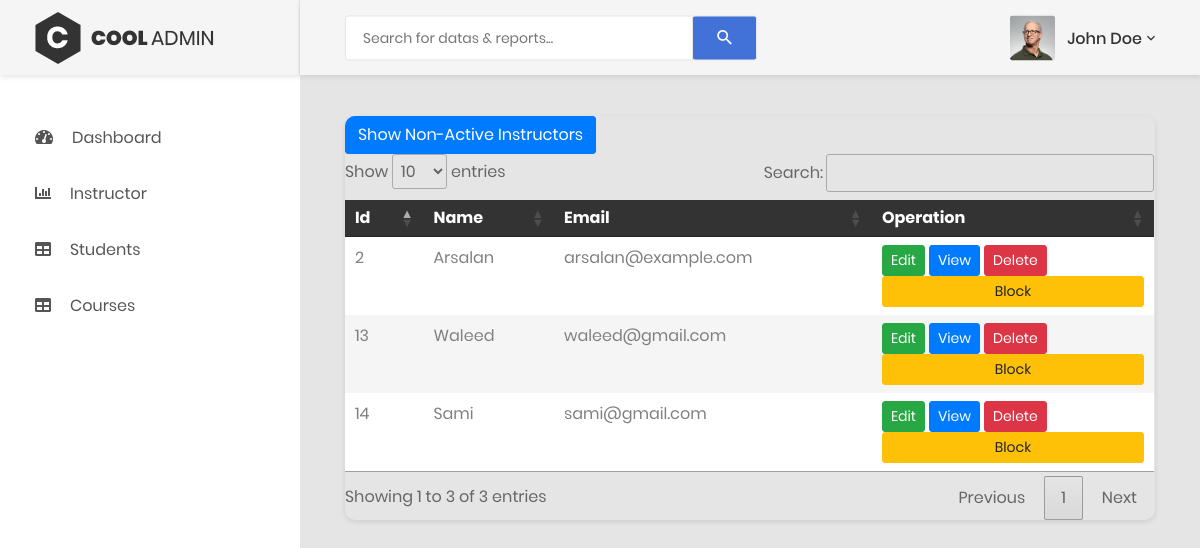
Page /instructors (signed in) on the committed database.
### tables this page shows
CREATE TABLE `instructors` (
  `id` int(11) NOT NULL,
  `user_id` int(11) DEFAULT NULL,
  `created_at` timestamp NOT NULL DEFAULT current_timestamp(),
  `updated_at` timestamp NOT NULL DEFAULT current_timestamp() ON UPDATE current_timestamp(),
  `deleted_at` timestamp NULL DEFAULT NULL
);

CREATE TABLE `users` (
  `id` int(11) NOT NULL,
  `name` varchar(255) DEFAULT NULL,
  `email` varchar(255) DEFAULT NULL,
  `password` varchar(255) DEFAULT NULL,
  `role_id` int(11) DEFAULT NULL,
  `created_at` timestamp NOT NULL DEFAULT current_timestamp(),
  `updated_at` timestamp NOT NULL DEFAULT current_timestamp() ON UPDATE current_timestamp(),
  `deleted_at` timestamp NULL DEFAULT NULL
);

### Core/functions.php (called while the page is built, shortened)
<?php
function base_path($path)
{
    return BASE_PATH . $path;
}
function view($path, $attributes = [])
{
    extract($attributes);
    require base_path('views/' . $path);
}

### Http/Controllers/Admin/InstructorController.php (called while the page is built, shortened)
<?php
class InstructorController
{
    public function index()
    {
        $instructorModel = new Instructor();
        $instructors = $instructorModel->getAllInstructors();
        view('admin/instructor/index.view.php', [
            'instructors' => $instructors
        ]);
    }
}

### public/index.php (called while the page is built, shortened)
<?php
require BASE_PATH.'Core/functions.php';
spl_autoload_register(function($class)
{
    $class = str_replace('\\', DIRECTORY_SEPARATOR, $class);
});
require base_path('bootstrap.php');
$router = new \Core\Router();
$uri = parse_url($_SERVER['REQUEST_URI'])['path'];
$method = $_POST['_method'] ?? $_SERVER['REQUEST_METHOD'];
$router->route($uri, $method);

### Core/App.php (called while the page is built, shortened)
<?php
class App
{
    protected static $container;
    public static function setContainer($contaier)
    {
        static::$container = $contaier;
    }
    public static function container()
    {
        return static::$container;
    }
    public static function resolve($key) {
        return static::container()->resolve($key);
    }
}

### Core/Container.php (called while the page is built, shortened)
<?php
class Container
{
    protected $bindings = [];
    public function bind($key, $resolver)
    {
        $this->bindings[$key] = $resolver;
    }
    public function resolve($key)
    {
        $resolver = $this->bindings[$key];
        return call_user_func($resolver);
    }
}

### config.php (called while the page is built)
<?php
return [
    'database' => [
        'host' => 'localhost',
        'port' => '3306',
        'dbname' => 'learning-management-system',
        'charset' => 'utf8mb4',
    ]
];

### bootstrap.php (called while the page is built, shortened)
<?php
$container = new Container();
$container->bind('Core\Database', function () {
    $config = require base_path('config.php');
    return new Database($config['database']);
});

### Core/Database.php (called while the page is built, shortened)
<?php
class Database
{
    public function __construct($config, $username = 'root', $password = '')
    {
        $dsn = 'mysql:' . http_build_query($config, '', ';');
        $this->connection = new PDO($dsn, $username, $password, [PDO::ATTR_DEFAULT_FETCH_MODE => PDO::FETCH_ASSOC]);
    }
}

### Http/Models/Instructor.php (called while the page is built, shortened)
<?php
class Instructor
{
    protected $db;
    public function __construct()
    {
        $this->db = App::resolve(Database::class);
    }
    public function getAllInstructors($active = true)
    {
        $activeCondition = $active ? 'IS NULL' : 'IS NOT NULL';
        $sql = 'SELECT i.*, u.name, u.email FROM instructors AS i
            JOIN users AS u ON i.user_id = u.id
            WHERE u.role_id = 2 AND i.deleted_at ' . $activeCondition;
        $statement = $this->db->connection->prepare($sql);
        $statement->execute();
        return $statement->fetchAll(\PDO::FETCH_ASSOC);
    }
}

### views/admin/instructor/index.view.php (the view, shortened to what this page needs)
<?php require base_path('views/partials/head.php') ?>
<div class="page-container">
    <?php require base_path('views/partials/header.php') ?>
    <?php require base_path('views/partials/sidebar.php') ?>
    <div class="main-content">
        <div class="section__content section__content--p30">
            <div class="container-fluid">
                <div class="row">
                    <div class="col-lg-12">
                        <div class="table-responsive table--no-card m-b-30">
                            <button id="toggleNonActiveButton" class="btn btn-primary">Show Non-Active Instructors</button>
                            <table id="instructorsTable" class="table table-borderless table-striped table-earning">
                                <thead>
                                    <tr>
                                        <th>Id</th>
                                        <th>Name</th>
                                        <th>Email</th>
                                        <th>Operation</th>
                                    </tr>
                                </thead>
                                <tbody id="instructorsTableBody">
                                    <?php foreach ($instructors as $instructor) : ?>
                                        <tr class="<?= ($instructor['deleted_at'] === null) ? 'active-instructor' : 'non-active-instructor'; ?>">
                                            <td><?= $instructor['user_id'] ?></td>
                                            <td><?= $instructor['name'] ?></td>
                                            <td><?= $instructor['email'] ?></td>
                                            <td>
                                                <a class="btn btn-success btn-sm" href="/admin/instructor/edit/<?= $instructor['id']; ?>">Edit</a>
                                                <a class="btn btn-primary btn-sm" href="/admin/instructor/show/<?= $instructor['id']; ?>">View</a>
                                                <a class="btn btn-danger btn-sm btn-delete" href="/admin/instructor/destroy/<?= $instructor['id']; ?>" onclick="return confirm('Are you sure you want to permanently delete this instructor?');">Delete</a>
                                                <?php if ($instructor['deleted_at'] === null) : ?>
                                                    <a class="btn btn-warning btn-sm btn-block" href="/admin/instructor/block/<?= $instructor['id']; ?>" onclick="return confirm('Are you sure you want to block this instructor?');">Block</a>
                                                <?php else : ?>
                                                    <a class="btn btn-success btn-sm btn-unblock" href="/admin/instructor/unblock/<?= $instructor['id']; ?>" onclick="return confirm('Are you sure you want to unblock this instructor?');">Unblock</a>
                                                <?php endif; ?>
                                            </td>
                                        </tr>
                                    <?php endforeach; ?>
                                </tbody>
                            </table>
                        </div>
                    </div>
                </div>
            </div>
        </div>
    </div>
</div>
<?php require base_path('views/partials/footer.php') ?>

### Core/Router.php (shortened to what this page needs)
<?php
class Router
{
    protected $routes = [];
    public function add($method, $uri, $controller)
    {
        $this->routes[] = [
            'uri' => $uri,
            'controller' => $controller,
            'method' => $method,
            'middleware' => ''
        ];
        return $this;
    }
    public function only($key)
    {
        $this->routes[array_key_last($this->routes)]['middleware'] = $key;
        return $this;
    }
    public function route($uri, $method)
    {
        foreach ($this->routes as $route) {
            if ($this->match($route['uri'], $uri) && $route['method'] === strtoupper($method)) {
                $params = $this->extractParams($route['uri'], $uri);
                return $this->callController($route['controller'], $params);
            }
        }
    }
    protected function match($routeUri, $requestUri)
    {
        $routePattern = preg_replace('/\{[a-zA-Z0-9_]+\}/', '([a-zA-Z0-9_]+)', $routeUri);
        return preg_match('#^' . $routePattern . '$#', $requestUri);
    }
    protected function extractParams($routeUri, $requestUri)
    {
        $routePattern = preg_replace('/\{[a-zA-Z0-9_]+\}/', '([a-zA-Z0-9_]+)', $routeUri);
        preg_match('#^' . $routePattern . '$#', $requestUri, $matches);
        array_shift($matches);
        return $matches;
    }
    protected function callController($controller, $params = [])
    {
        [$controller, $method] = explode('@', $controller);
        $controller = "Http\\Controllers\\{$controller}";
        if (class_exists($controller)) {
            $controllerInstance = new $controller;
            if (method_exists($controllerInstance, $method)) {
                return call_user_func_array([$controllerInstance, $method], $params);
            }
        }
        throw new \Exception("Controller or method not found");
    }
}

### rows in the picture
instructors: user "2", user.name "Arsalan", user.email "arsalan@example.com"
instructors: user "13", user.name "Waleed", user.email "waleed@gmail.com"
instructors: user "14", user.name "Sami", user.email "sami@gmail.com"
